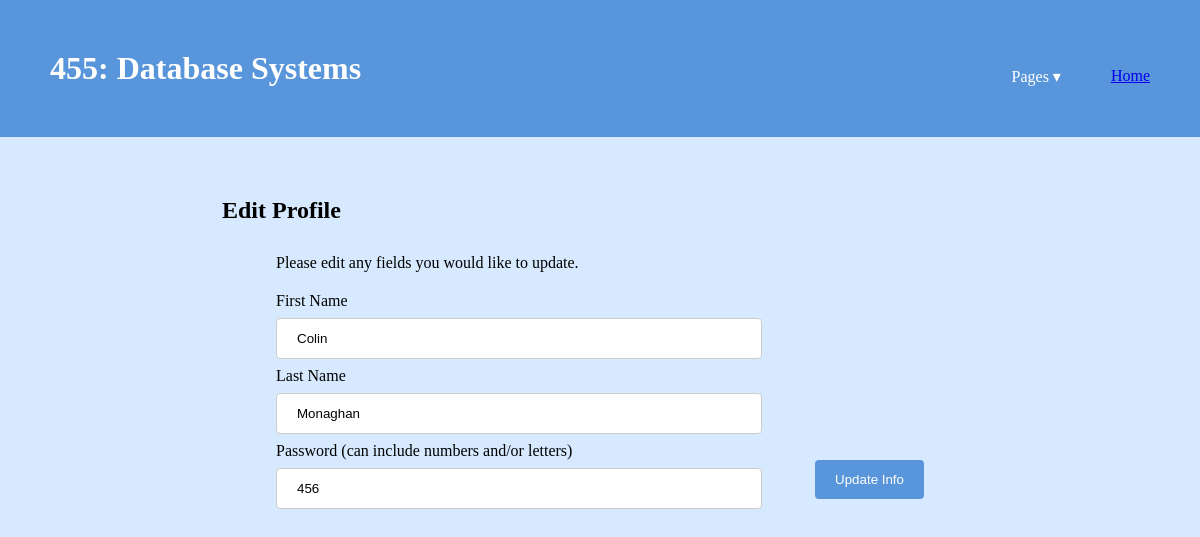
/GroceryApp/editProfilePage.php (signed in), run on an earlier commit of the app's database.
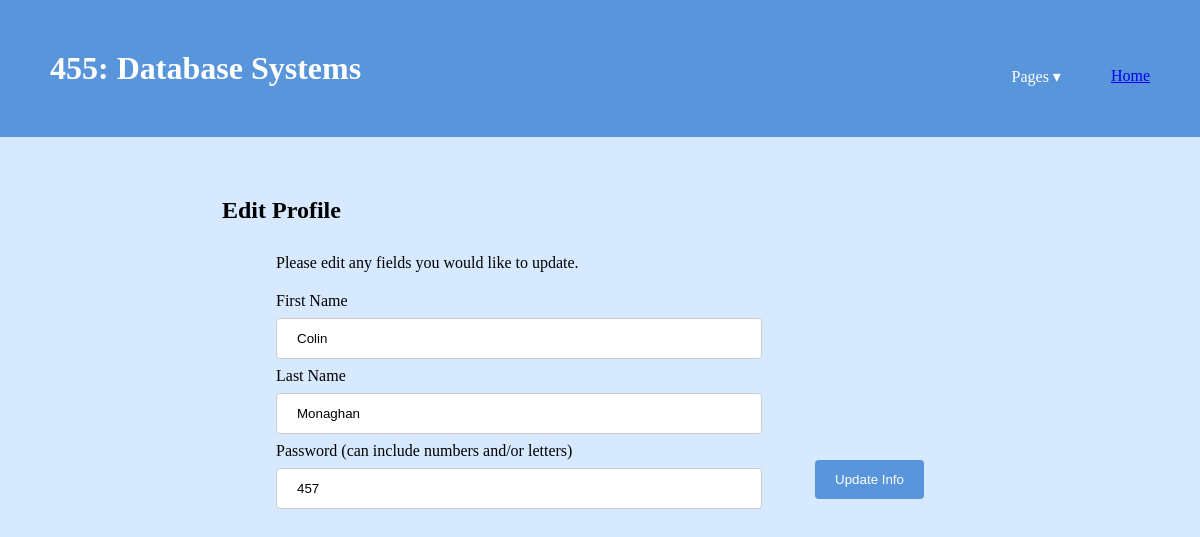
And on a later commit of the database.
### tables this page shows
CREATE TABLE User (
    firstName TEXT NOT NULL,
    lastName TEXT NOT NULL,
    username TEXT NOT NULL PRIMARY KEY,
    password TEXT NOT NULL,
    userType TEXT NOT NULL
);

### GroceryApp/editProfilePage.php (the view, shortened to what this page needs)
<!DOCTYPE html>
<html>
<?php
$username = $_SESSION['username'];
$db_file = './myDB/grocery.db';
try {
    $db = new PDO('sqlite:' . $db_file);
    $db->setAttribute(PDO::ATTR_ERRMODE, PDO::ERRMODE_EXCEPTION);
	$stmt = $db->prepare("select * from user where username = ?");
	$stmt->execute([$username]);
	$tuple = $stmt->fetch(PDO::FETCH_ASSOC);
	$firstName = $tuple['firstName'];
	$lastName = $tuple['lastName'];
	$password = $tuple['password'];
}
catch(PDOException $e){
	die('Exception : '.$e->getMessage());
}
?>
	<head>
		<link rel="stylesheet" href="styles.css" />
	</head>
	<body>
		<div class="page">
			<header class="menu-container">
				<h1 class="logo">455: Database Systems</h1>
				<nav class="menu">
					<li class="dropdown">
						<span>Pages &#9662;</span>
					</li>
					<li><a href="index.html">Home</a></li>
				</nav>
			</header>
			<article class="content">
				<header class="title">
					<h2>Edit Profile</h2>
				</header>
				<div class="groceryForm">Please edit any fields you would like to update.</div>
				<form
					class="groceryForm"
					method="post"
					action="editProfile.php"
				>
					<label for="firstName">First Name</label>
					<input
						class="textInput"
						type="text"
						name="firstName"
						value= "<?php echo "$firstName"; ?>"
						pattern="[A-Za-z]{1,}"
						required
					/>
					<label for="lastName">Last Name</label>
					<input
						class="textInput"
						type="text"
						name="lastName"
						value= "<?php echo "$lastName"; ?>"
						pattern="[A-Za-z]{1,}"
						required
					/>
					<label for="password">Password (can include numbers and/or letters)</label>
					<input
						class="textInput"
						type="text"
						name="password"
						value= "<?php echo "$password"; ?>"
						pattern="[A-Za-z0-9]{1,}"
						required
					/>
					<input type="submit" value="Update Info" />
				</form>
			</article>
		</div>
	</body>
</html>

### GroceryApp/styles.css (style rules this page uses)
:root { --header-color: #5995da; --header-font: #fff; --header-hover: #5d6063; --header-dropdown-background: #b2d6ff; --background-color: #d6e9fe; --body-font: #fffffc; --pop-of-green: #b9f5d8; --pop-of-blue: #08a4bd; }
* { margin: 0; padding: 0; box-sizing: border-box; }
body { min-height: 100vh; display: flex; background-color: var(--background-color); flex-direction: column; }
.page { height: 100%; }
.menu-container { color: var(--header-font); background-color: var(--header-color); padding: 20px 0; display: flex; justify-content: space-between; width: 100%; padding: 50px; }
.menu { margin-top: 15px; width: 60%; display: flex; align-items: center; justify-content: right; }
.menu > li { display: inline; margin-right: 50px; }
.menu > li:last-of-type { margin-right: 0; }
.dropdown { position: relative; display: inline-flex; }
.dropdown > span { z-index: 2; position: relative; cursor: pointer; }
.content { display: block; margin: 5%; }
.title { display: block; margin-left: 10%; padding-left: 5%; padding-bottom: 10px; }
.groceryForm { margin: 20px 0; display: block; margin-left: auto; margin-right: auto; width: 60%; }
.groceryForm > label { display: block; }
.groceryForm > input[type="text"] { width: 75%; padding: 12px 20px; margin: 8px 0; display: inline-block; border: 1px solid #ccc; border-radius: 4px; box-sizing: border-box; }
.groceryForm > input[type="submit"] { background-color: var(--header-color); color: var(--header-font); padding: 12px 20px; border: none; border-radius: 4px; cursor: pointer; float: right; }

What changed in the data, as far as the page shows it:
changed user "Colin": password "456" → "457"
